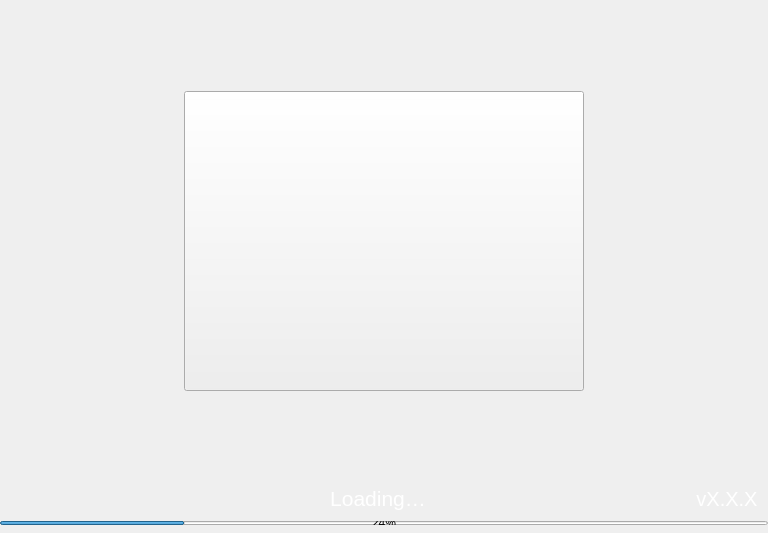
<?xml version="1.0" encoding="UTF-8"?>
<ui version="4.0">
 <class>Splash</class>
 <widget class="QWidget" name="Splash">
  <property name="geometry">
   <rect>
    <x>0</x>
    <y>0</y>
    <width>768</width>
    <height>533</height>
   </rect>
  </property>
  <property name="minimumSize">
   <size>
    <width>768</width>
    <height>533</height>
   </size>
  </property>
  <property name="maximumSize">
   <size>
    <width>16777215</width>
    <height>700</height>
   </size>
  </property>
  <property name="windowTitle">
   <string>Form</string>
  </property>
  <layout class="QVBoxLayout" name="verticalLayout_2">
   <property name="spacing">
    <number>0</number>
   </property>
   <property name="leftMargin">
    <number>0</number>
   </property>
   <property name="topMargin">
    <number>0</number>
   </property>
   <property name="rightMargin">
    <number>0</number>
   </property>
   <property name="bottomMargin">
    <number>0</number>
   </property>
   <item>
    <widget class="QFrame" name="frame">
     <property name="minimumSize">
      <size>
       <width>750</width>
       <height>520</height>
      </size>
     </property>
     <property name="styleSheet">
      <string notr="true"/>
     </property>
     <property name="frameShape">
      <enum>QFrame::NoFrame</enum>
     </property>
     <property name="frameShadow">
      <enum>QFrame::Plain</enum>
     </property>
     <layout class="QVBoxLayout" name="verticalLayout">
      <property name="spacing">
       <number>0</number>
      </property>
      <property name="leftMargin">
       <number>0</number>
      </property>
      <property name="topMargin">
       <number>0</number>
      </property>
      <property name="rightMargin">
       <number>0</number>
      </property>
      <property name="bottomMargin">
       <number>0</number>
      </property>
      <item>
       <spacer name="verticalSpacer_2">
        <property name="orientation">
         <enum>Qt::Vertical</enum>
        </property>
        <property name="sizeHint" stdset="0">
         <size>
          <width>20</width>
          <height>40</height>
         </size>
        </property>
       </spacer>
      </item>
      <item alignment="Qt::AlignHCenter">
       <widget class="QToolButton" name="imgLogo">
        <property name="minimumSize">
         <size>
          <width>400</width>
          <height>300</height>
         </size>
        </property>
        <property name="maximumSize">
         <size>
          <width>800</width>
          <height>300</height>
         </size>
        </property>
        <property name="text">
         <string/>
        </property>
       </widget>
      </item>
      <item>
       <spacer name="verticalSpacer">
        <property name="orientation">
         <enum>Qt::Vertical</enum>
        </property>
        <property name="sizeHint" stdset="0">
         <size>
          <width>20</width>
          <height>40</height>
         </size>
        </property>
       </spacer>
      </item>
      <item>
       <widget class="QWidget" name="horizontalWidget" native="true">
        <property name="minimumSize">
         <size>
          <width>0</width>
          <height>30</height>
         </size>
        </property>
        <layout class="QHBoxLayout" name="horizontalLayout_2">
         <property name="spacing">
          <number>0</number>
         </property>
         <property name="leftMargin">
          <number>10</number>
         </property>
         <property name="topMargin">
          <number>0</number>
         </property>
         <property name="rightMargin">
          <number>10</number>
         </property>
         <property name="bottomMargin">
          <number>0</number>
         </property>
         <item>
          <widget class="QLabel" name="lblMessage">
           <property name="sizePolicy">
            <sizepolicy hsizetype="Expanding" vsizetype="Preferred">
             <horstretch>0</horstretch>
             <verstretch>0</verstretch>
            </sizepolicy>
           </property>
           <property name="minimumSize">
            <size>
             <width>0</width>
             <height>30</height>
            </size>
           </property>
           <property name="font">
            <font>
             <pointsize>16</pointsize>
            </font>
           </property>
           <property name="styleSheet">
            <string notr="true">color:white; padding-left:50px;</string>
           </property>
           <property name="text">
            <string>Loading…</string>
           </property>
           <property name="alignment">
            <set>Qt::AlignHCenter|Qt::AlignTop</set>
           </property>
          </widget>
         </item>
         <item alignment="Qt::AlignVCenter">
          <widget class="QLabel" name="lblVersion">
           <property name="minimumSize">
            <size>
             <width>0</width>
             <height>30</height>
            </size>
           </property>
           <property name="font">
            <font>
             <pointsize>15</pointsize>
            </font>
           </property>
           <property name="styleSheet">
            <string notr="true">color:white; padding-top:1px;</string>
           </property>
           <property name="text">
            <string notr="true">vX.X.X</string>
           </property>
           <property name="alignment">
            <set>Qt::AlignHCenter|Qt::AlignTop</set>
           </property>
          </widget>
         </item>
        </layout>
       </widget>
      </item>
      <item>
       <widget class="QWidget" name="layoutProgress" native="true">
        <property name="minimumSize">
         <size>
          <width>0</width>
          <height>8</height>
         </size>
        </property>
        <property name="maximumSize">
         <size>
          <width>16777215</width>
          <height>8</height>
         </size>
        </property>
        <layout class="QHBoxLayout" name="horizontalLayout">
         <property name="spacing">
          <number>0</number>
         </property>
         <property name="leftMargin">
          <number>0</number>
         </property>
         <property name="topMargin">
          <number>4</number>
         </property>
         <property name="rightMargin">
          <number>0</number>
         </property>
         <property name="bottomMargin">
          <number>0</number>
         </property>
         <item>
          <widget class="QProgressBar" name="progressBar">
           <property name="value">
            <number>24</number>
           </property>
          </widget>
         </item>
        </layout>
       </widget>
      </item>
      <item>
       <spacer name="verticalSpacer_3">
        <property name="orientation">
         <enum>Qt::Vertical</enum>
        </property>
        <property name="sizeType">
         <enum>QSizePolicy::Fixed</enum>
        </property>
        <property name="sizeHint" stdset="0">
         <size>
          <width>20</width>
          <height>8</height>
         </size>
        </property>
       </spacer>
      </item>
     </layout>
    </widget>
   </item>
  </layout>
 </widget>
 <resources/>
 <connections/>
</ui>
